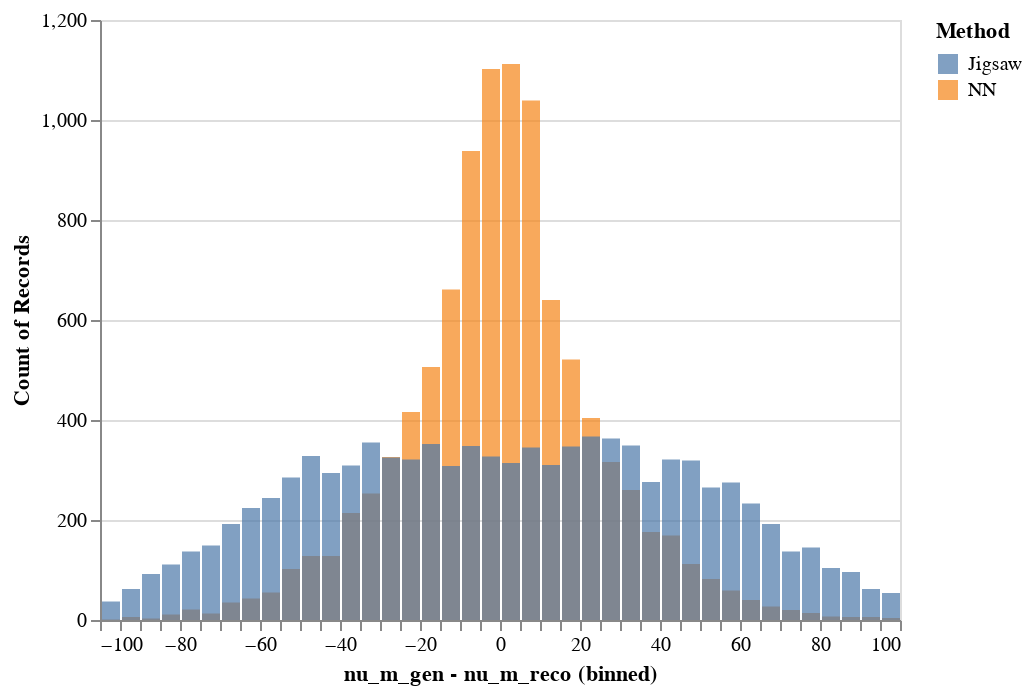

The code cell stored with this chart in its notebook:
### Code cell
chart_data = pd.DataFrame({'nu_m_gen - nu_m_reco': np.concatenate((y_test_nu - y_pred, y_test_nu - jigsaw_test)), 'Method': ['NN']*y_test_nu.shape[0] + ['Jigsaw']*y_test_nu.shape[0]})

alt.Chart(chart_data).mark_bar(opacity=0.7).encode(alt.X("nu_m_gen - nu_m_reco:Q", bin=alt.Bin(extent=[-100, 100], step=5)), y=alt.Y("count()", stack=None), color="Method")

### Figure 1 — Vega-Lite specification as saved in the notebook (floating-point values rounded to 4 significant figures; data arrays with more than 128 entries replaced by an {"elided": "..."} marker saying what was removed)
{"config": {"view": {"continuousWidth": 400, "continuousHeight": 300}}, "data": {"name": "data-1b9fb1af71bab5ed233eaeb426fa6da8"}, "mark": {"type": "bar", "opacity": 0.7}, "encoding": {"color": {"type": "nominal", "field": "Method"}, "x": {"type": "quantitative", "bin": {"extent": [-100, 100], "step": 5}, "field": "nu_m_gen - nu_m_reco"}, "y": {"type": "quantitative", "aggregate": "count", "stack": null}}, "$schema": "https://vega.github.io/schema/vega-lite/v4.0.2.json", "datasets": {"data-1b9fb1af71bab5ed233eaeb426fa6da8": {"elided": "20000 records"}}}
